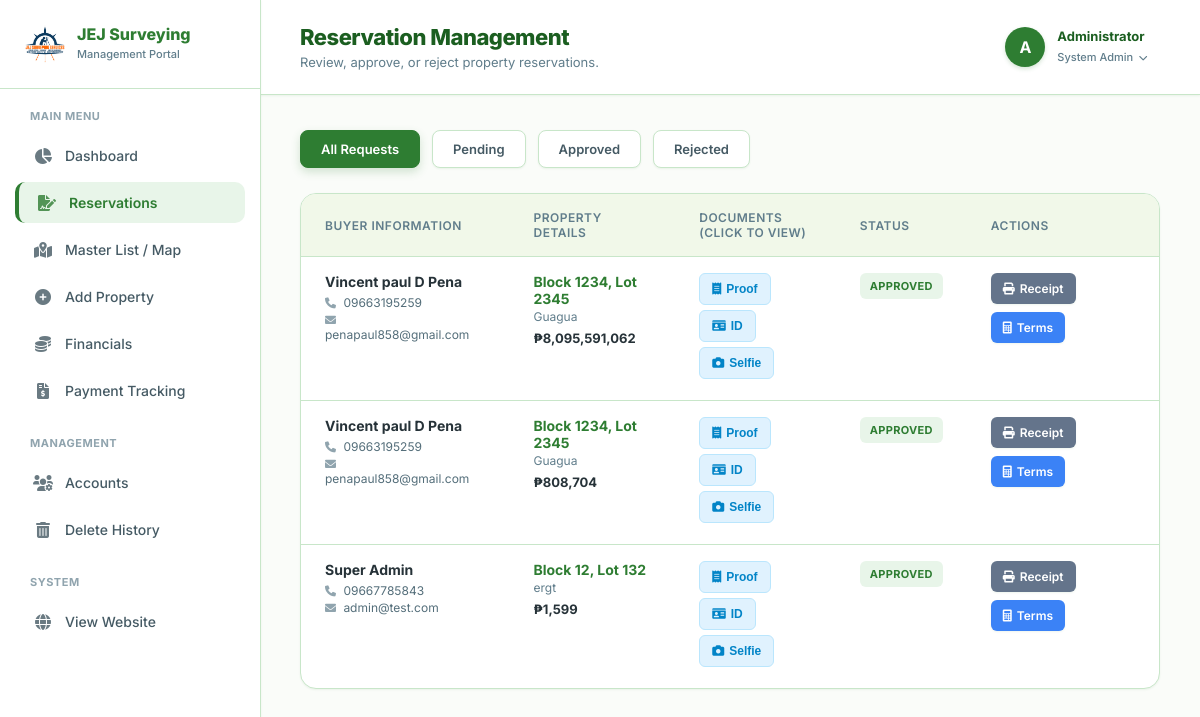
Screenshot of /reservation.php (signed in) with the database file from the repository.
### tables this page shows
CREATE TABLE `reservations` (
  `id` int(11) NOT NULL,
  `user_id` int(11) DEFAULT NULL,
  `contact_number` varchar(20) DEFAULT NULL,
  `email` varchar(100) DEFAULT NULL,
  `birth_date` date DEFAULT NULL,
  `lot_id` int(11) DEFAULT NULL,
  `reservation_date` datetime DEFAULT current_timestamp(),
  `status` enum('PENDING','APPROVED','CANCELLED') DEFAULT 'PENDING',
  `payment_type` enum('CASH','INSTALLMENT') DEFAULT NULL,
  `installment_months` int(11) DEFAULT NULL,
  `monthly_payment` decimal(12,2) DEFAULT NULL,
  `payment_proof` varchar(255) DEFAULT NULL,
  `notes` text DEFAULT NULL,
  `buyer_address` text DEFAULT NULL,
  `valid_id_file` varchar(255) DEFAULT NULL,
  `selfie_with_id` varchar(255) DEFAULT NULL
);

CREATE TABLE `users` (
  `id` int(11) NOT NULL,
  `fullname` varchar(100) DEFAULT NULL,
  `email` varchar(100) DEFAULT NULL,
  `password` varchar(255) DEFAULT NULL,
  `phone` varchar(20) DEFAULT NULL,
  `role` enum('SUPER ADMIN','ADMIN','MANAGER','AGENT','BUYER') DEFAULT 'BUYER',
  `created_at` timestamp NOT NULL DEFAULT current_timestamp()
);

CREATE TABLE `lots` (
  `id` int(11) NOT NULL,
  `location` varchar(255) DEFAULT NULL,
  `phase_id` int(11) DEFAULT NULL,
  `block_no` varchar(10) DEFAULT NULL,
  `lot_no` varchar(10) DEFAULT NULL,
  `area` decimal(10,2) DEFAULT NULL,
  `price_per_sqm` decimal(10,2) DEFAULT NULL,
  `total_price` decimal(12,2) DEFAULT NULL,
  `status` enum('AVAILABLE','RESERVED','SOLD') DEFAULT 'AVAILABLE',
  `property_overview` text DEFAULT NULL,
  `coordinates` varchar(50) DEFAULT NULL,
  `lot_image` varchar(255) DEFAULT 'default_lot.jpg',
  `property_type` enum('Subdivision','Lot','Land','Farm','Shop','Business') DEFAULT 'Subdivision',
  `latitude` decimal(10,8) DEFAULT NULL,
  `longitude` decimal(11,8) DEFAULT NULL,
  `points` text DEFAULT NULL
);

### reservation.php (the view, shortened to what this page needs)
<?php
include 'config.php';
$status_filter = $_GET['status'] ?? 'ALL';
$where_sql = "1";
$query = "SELECT r.*, u.fullname, u.email as user_email, l.block_no, l.lot_no, l.total_price, l.location
          FROM reservations r
          JOIN users u ON r.user_id = u.id
          JOIN lots l ON r.lot_id = l.id
          WHERE $where_sql
          ORDER BY r.reservation_date DESC";
$res = $conn->query($query);
?>
<!DOCTYPE html>
<html lang="en">
<head>
    <link rel="stylesheet" href="https://cdnjs.cloudflare.com/ajax/libs/font-awesome/6.0.0/css/all.min.css">
</head>
<body>
    <div class="sidebar">
        <div class="brand-box">
            <img src="assets/logo.png" style="height: 38px; width: auto; border-radius: 8px;">
            <div style="line-height: 1.1;">
                <span style="font-size: 16px; font-weight: 800; color: var(--primary); display: block;">JEJ Surveying</span>
                <span style="font-size: 11px; color: var(--text-muted); font-weight: 500;">Management Portal</span>
            </div>
        </div>
        <div class="sidebar-menu">
            <small style="padding: 0 15px; color: #90a4ae; font-weight: 700; font-size: 11px; display: block; margin-bottom: 12px; letter-spacing: 0.5px;">MAIN MENU</small>
            <a href="admin.php?view=dashboard" class="menu-link"><i class="fa-solid fa-chart-pie"></i> Dashboard</a>
            <a href="reservation.php" class="menu-link active"><i class="fa-solid fa-file-signature"></i> Reservations</a>
            <a href="master_list.php" class="menu-link"><i class="fa-solid fa-map-location-dot"></i> Master List / Map</a>
            <a href="admin.php?view=inventory" class="menu-link"><i class="fa-solid fa-plus-circle"></i> Add Property</a>
            <a href="financial.php" class="menu-link"><i class="fa-solid fa-coins"></i> Financials</a>
            <a href="payment_tracking.php" class="menu-link"><i class="fa-solid fa-file-invoice-dollar"></i> Payment Tracking</a>
            <small style="padding: 0 15px; color: #90a4ae; font-weight: 700; font-size: 11px; display: block; margin-top: 25px; margin-bottom: 12px; letter-spacing: 0.5px;">MANAGEMENT</small>
            <a href="accounts.php" class="menu-link"><i class="fa-solid fa-users-gear"></i> Accounts</a>
            <a href="delete_history.php" class="menu-link"><i class="fa-solid fa-trash-can"></i> Delete History</a>
            <small style="padding: 0 15px; color: #90a4ae; font-weight: 700; font-size: 11px; display: block; margin-top: 25px; margin-bottom: 12px; letter-spacing: 0.5px;">SYSTEM</small>
            <a href="index.php" class="menu-link" target="_blank"><i class="fa-solid fa-globe"></i> View Website</a>
        </div>
    </div>
    <div class="main-panel">
        <div class="top-header">
            <div class="header-title">
                <h1>Reservation Management</h1>
                <p>Review, approve, or reject property reservations.</p>
            </div>
            <div class="profile-dropdown">
                <div class="profile-trigger">
                    <div class="profile-avatar">A</div>
                    <div class="profile-info">
                        <strong>Administrator</strong>
                        <small>System Admin <i class="fa-solid fa-chevron-down" style="font-size: 9px; margin-left: 3px;"></i></small>
                    </div>
                </div>
            </div>
        </div>
        <div class="content-area">
            <div class="tabs">
                <a href="reservation.php?status=ALL" class="tab-link <?= $status_filter=='ALL'?'active':'' ?>">All Requests</a>
                <a href="reservation.php?status=PENDING" class="tab-link <?= $status_filter=='PENDING'?'active':'' ?>">Pending</a>
                <a href="reservation.php?status=APPROVED" class="tab-link <?= $status_filter=='APPROVED'?'active':'' ?>">Approved</a>
                <a href="reservation.php?status=REJECTED" class="tab-link <?= $status_filter=='REJECTED'?'active':'' ?>">Rejected</a>
            </div>
            <div class="table-container">
                <table>
                    <thead>
                        <tr>
                            <th style="width: 25%;">Buyer Information</th>
                            <th style="width: 20%;">Property Details</th>
                            <th style="width: 20%;">Documents (Click to View)</th>
                            <th style="width: 10%;">Status</th>
                            <th style="width: 25%;">Actions</th>
                        </tr>
                    </thead>
                    <tbody>
                        <?php if($res && $res->num_rows > 0): ?>
                            <?php while($row = $res->fetch_assoc()): ?>
                            <tr>
                                <td>
                                    <div style="font-weight: 700; color: #263238; margin-bottom: 5px; font-size: 14px;">
                                        <?= htmlspecialchars($row['fullname']) ?>
                                    </div>
                                    <div style="font-size:12px; color:#546e7a; margin-bottom: 2px;"><i class="fa-solid fa-phone" style="font-size:11px; color:#90a4ae; width: 15px;"></i> <?= $row['contact_number'] ?></div>
                                    <div style="font-size:12px; color:#546e7a;"><i class="fa-solid fa-envelope" style="font-size:11px; color:#90a4ae; width: 15px;"></i> <?= $row['email'] ?? $row['user_email'] ?></div>
                                </td>
                                <td>
                                    <div style="font-weight: 700; color: var(--primary);">Block <?= $row['block_no'] ?>, Lot <?= $row['lot_no'] ?></div>
                                    <div style="font-size: 12px; color: var(--text-muted); margin-top: 2px;"><?= $row['location'] ?></div>
                                    <div style="font-weight: 700; font-size: 13px; margin-top: 6px; color: #263238;">₱<?= number_format($row['total_price']) ?></div>
                                </td>
                                <td>
                                    <button class="btn-doc" onclick="showDoc('uploads/<?= $row['payment_proof'] ?>')" title="View Proof of Payment">
                                        <i class="fa-solid fa-receipt"></i> Proof
                                    </button>
                                    <button class="btn-doc" onclick="showDoc('uploads/<?= $row['valid_id_file'] ?>')" title="View Valid ID">
                                        <i class="fa-solid fa-id-card"></i> ID
                                    </button>
                                    <button class="btn-doc" onclick="showDoc('uploads/<?= $row['selfie_with_id'] ?>')" title="View Selfie">
                                        <i class="fa-solid fa-camera"></i> Selfie
                                    </button>
                                </td>
                                <td>
                                    <span class="status-badge status-<?= $row['status'] ?>"><?= $row['status'] ?></span>
                                </td>
                                <td>
                                    <div class="action-forms">
                                        <a href="receipt.php?id=<?= $row['id'] ?>" target="_blank" class="btn-action btn-receipt">
                                            <i class="fa-solid fa-print"></i> Receipt
                                        </a>
                                        <?php if($row['status'] == 'APPROVED'): ?>
                                            <a href="payment_terms.php?res_id=<?= $row['id'] ?>" class="btn-action btn-terms">
                                                <i class="fa-solid fa-calculator"></i> Terms
                                            </a>
                                        <?php endif; ?>
                                    </div>
                                </td>
                            </tr>
                            <?php endwhile; ?>
                        <?php endif; ?>
                    </tbody>
                </table>
            </div>
        </div>
    </div>
</body>
</html>

### rows the page displays
reservations: user.fullname "Vincent paul D Pena", contact_number "09663195259", user.email "penapaul858@gmail.com", lot.block_no "1234", lot.lot_no "2345", lot.location "Guagua", lot.total_price "8,095,591,062", status "APPROVED"
reservations: user.fullname "Vincent paul D Pena", contact_number "09663195259", user.email "penapaul858@gmail.com", lot.block_no "1234", lot.lot_no "2345", lot.location "Guagua", lot.total_price "808,704", status "APPROVED"
reservations: user.fullname "Super Admin", contact_number "09667785843", user.email "admin@test.com", lot.block_no "12", lot.lot_no "132", lot.location "ergt", lot.total_price "1,599", status "APPROVED"
